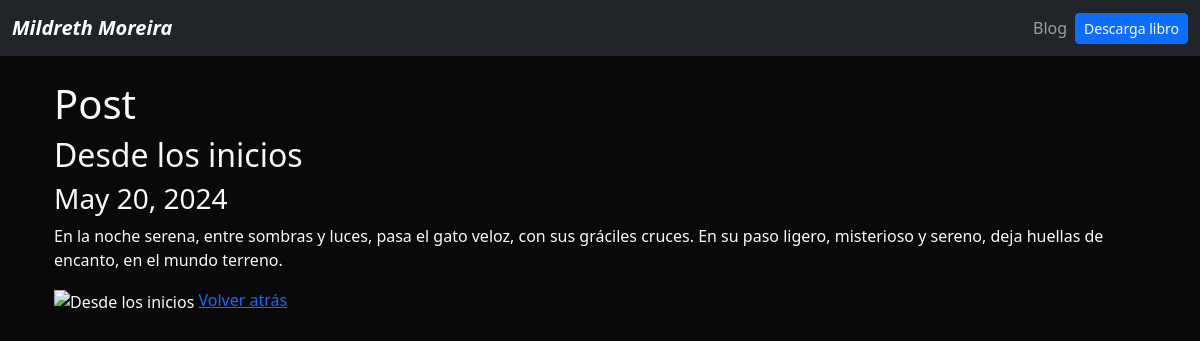
Page /blog/3 on the committed database.
### blog/models.py (models this page shows)
class Post(models.Model):
    title=models.CharField(max_length=100)
    description = models.TextField()
    image =CloudinaryField('image')
    date =models.DateField(datetime.date.today)

### blog/views.py (the view)
# urls.py: path("<int:post_id>", post_detail,
def post_detail(request,post_id):
    post = get_object_or_404(Post, pk=post_id)
    return render(request,'post_detail.html',{"post":post})

### blog/templates/post_detail.html
{% extends 'layout.html' %}
{% block content %}
<h1> Post</h1>
<h2>{{ post.title }}</h2>
<h3>{{ post.date }}</h3>
<p>{{ post.description|safe}}</p>
<img src="{{post.image.url }}" alt="{{ post.title }}" width="300" height="250">
<a href="javascript:history.back()">Volver atrás</a>
{% endblock %}

### portfolio/static/main.css (style rules this page uses)
body { background: #090909; }

### rows in the picture
Post: title "Desde los inicios", date "May 20, 2024", description "En la noche serena, entre sombras y luces, pasa el gato veloz, con sus gráciles cruces. En su paso ligero, misterioso y sereno, deja huellas de encanto, en el mundo terreno."
